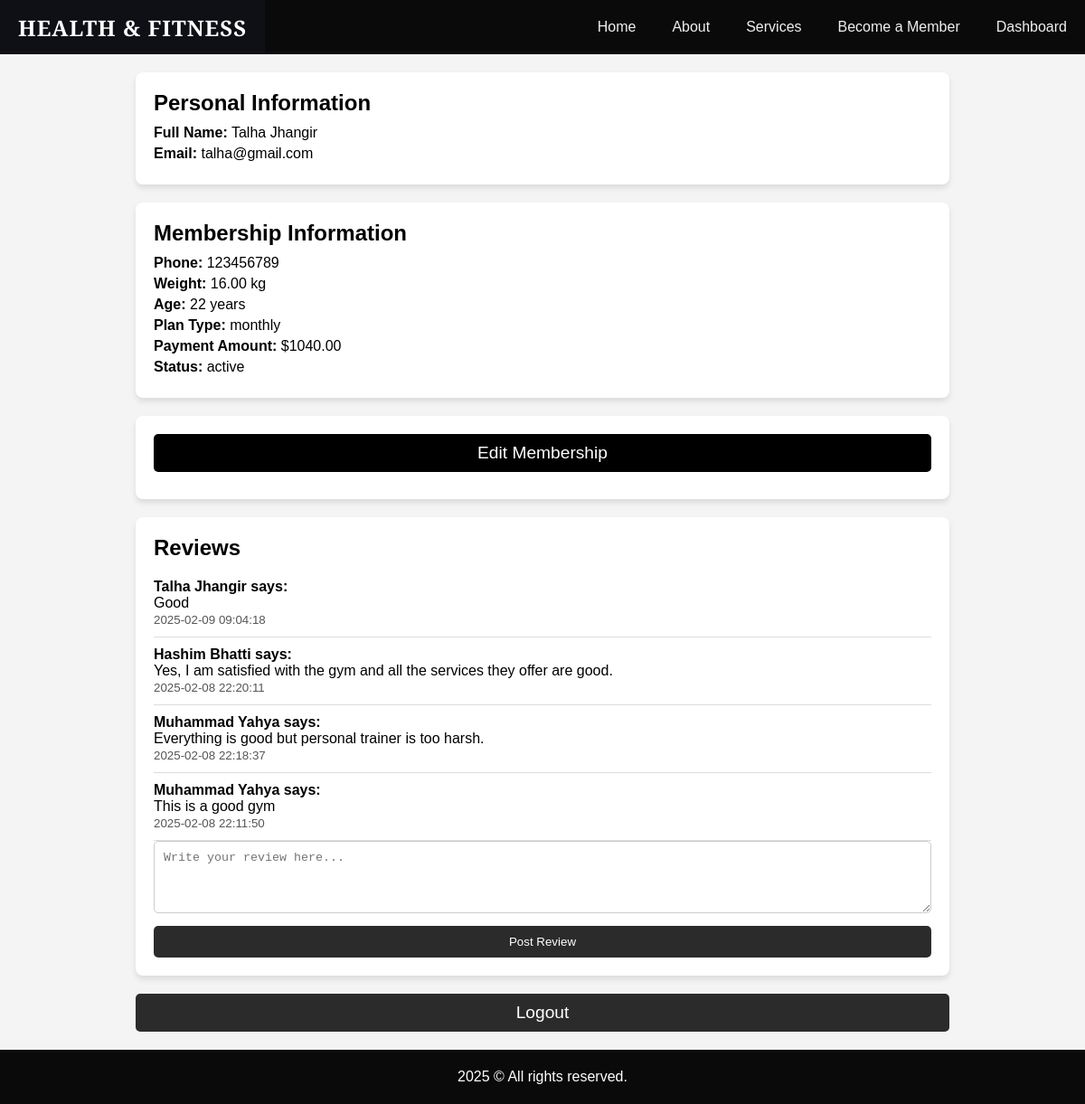
The app's page /dashboard.php (signed in) with its own data.
### tables this page shows
CREATE TABLE `users` (
  `id` int(11) NOT NULL,
  `full_name` varchar(100) NOT NULL,
  `email` varchar(100) NOT NULL,
  `hashed_password` varchar(255) NOT NULL,
  `created_at` timestamp NOT NULL DEFAULT current_timestamp()
);

CREATE TABLE `memberships` (
  `id` int(11) NOT NULL,
  `user_id` int(11) NOT NULL,
  `phone` varchar(15) NOT NULL,
  `weight_kg` decimal(5,2) NOT NULL,
  `age` int(11) NOT NULL,
  `plan_type` enum('monthly','yearly') NOT NULL,
  `start_date` date NOT NULL,
  `end_date` date NOT NULL,
  `status` enum('active','expired') DEFAULT 'active',
  `created_at` timestamp NOT NULL DEFAULT current_timestamp()
);

CREATE TABLE `payments` (
  `id` int(11) NOT NULL,
  `user_id` int(11) NOT NULL,
  `amount` decimal(10,2) NOT NULL,
  `payment_status` enum('pending','paid','failed') DEFAULT 'pending',
  `payment_date` timestamp NOT NULL DEFAULT current_timestamp()
);

CREATE TABLE `reviews` (
  `id` int(11) NOT NULL,
  `user_id` int(11) NOT NULL,
  `review` text NOT NULL,
  `created_at` timestamp NOT NULL DEFAULT current_timestamp()
);

### public/dashboard.php (the view, shortened to what this page needs)
<?php
include('../includes/config.php');
$user_id = $_SESSION['user_id'];
$query = "SELECT * FROM users WHERE id = ?";
$stmt = $pdo->prepare($query);
$stmt->bindParam(1, $user_id, PDO::PARAM_INT);
$stmt->execute();
$user = $stmt->fetch(PDO::FETCH_ASSOC);
$query_membership = "SELECT * FROM memberships WHERE user_id = ?";
$stmt_membership = $pdo->prepare($query_membership);
$stmt_membership->bindParam(1, $user_id, PDO::PARAM_INT);
$stmt_membership->execute();
$membership = $stmt_membership->fetch(PDO::FETCH_ASSOC);
$query_payment = "SELECT amount FROM payments WHERE user_id = ? ORDER BY payment_date DESC LIMIT 1";
$stmt_payment = $pdo->prepare($query_payment);
$stmt_payment->bindParam(1, $user_id, PDO::PARAM_INT);
$stmt_payment->execute();
$payment = $stmt_payment->fetch(PDO::FETCH_ASSOC);
$query_reviews = "SELECT reviews.*, users.full_name FROM reviews LEFT JOIN users ON reviews.user_id = users.id ORDER BY reviews.created_at DESC";
$stmt_reviews = $pdo->prepare($query_reviews);
$stmt_reviews->execute();
$reviews = $stmt_reviews->fetchAll(PDO::FETCH_ASSOC);
include('../includes/header.php');
?>
<!DOCTYPE html>
<html lang="en">
<head>
   <link rel="stylesheet" href="assets/css/dashboard.css">
</head>
<body>
   <div class="dashboard-container">
     <div class="content-wrapper">
       <div class="card">
         <h2>Personal Information</h2>
         <p><strong>Full Name:</strong> <?php echo htmlspecialchars($user['full_name']); ?></p>
         <p><strong>Email:</strong> <?php echo htmlspecialchars($user['email']); ?></p>
       </div>
       <?php if ($membership): ?>
         <div class="card">
           <h2>Membership Information</h2>
           <p><strong>Phone:</strong> <?php echo htmlspecialchars($membership['phone']); ?></p>
           <p><strong>Weight:</strong> <?php echo htmlspecialchars($membership['weight_kg']); ?> kg</p>
           <p><strong>Age:</strong> <?php echo htmlspecialchars($membership['age']); ?> years</p>
           <p><strong>Plan Type:</strong> <?php echo htmlspecialchars($membership['plan_type']); ?></p>
           <?php if ($payment): ?>
              <p><strong>Payment Amount:</strong> $<?php echo htmlspecialchars($payment['amount']); ?></p>
           <?php else: ?>
              <p><strong>Payment Amount:</strong> Not available</p>
           <?php endif; ?>
           <p><strong>Status:</strong> <?php echo htmlspecialchars($membership['status']); ?></p>
         </div>
         <div class="card">
           <button class="edit-btn" onclick="toggleEdit()">Edit Membership</button>
         </div>
       <?php endif; ?>
       <div class="card reviews-card">
         <h2>Reviews</h2>
         <?php if (count($reviews) > 0): ?>
            <?php foreach ($reviews as $review): ?>
              <div class="review">
                 <?php if (!empty($review['full_name'])): ?>
                   <p><strong><?php echo htmlspecialchars($review['full_name']); ?> says:</strong></p>
                 <?php else: ?>
                   <p><strong>Anonymous says:</strong></p>
                 <?php endif; ?>
                 <p><?php echo htmlspecialchars($review['review']); ?></p>
                 <small><?php echo htmlspecialchars($review['created_at']); ?></small>
              </div>
            <?php endforeach; ?>
         <?php else: ?>
            <p>No reviews available.</p>
         <?php endif; ?>
         <form action="../actions/process_postreview.php" method="POST" class="review-form">
           <textarea name="review" placeholder="Write your review here..." required></textarea>
           <button type="submit">Post Review</button>
         </form>
       </div>
       <form action="../actions/process_logout.php" method="POST">
         <button type="submit" class="logout-btn">Logout</button>
       </form>
     </div>
   </div>
   <?php include('../includes/footer.php'); ?>
</body>
</html>

### includes/header.php (shortened to what this page needs)
<!DOCTYPE html>
<html lang="en">
<head>
  <link rel="stylesheet" href="assets/css/header.css">
</head>
<body>
  <nav>
    <div class="links-container">
      <a class="home-link" href="index.php">Health & Fitness</a>
      <a href="index.php">Home</a>
      <a href="about.php">About</a>
      <a href="services.php">Services</a>
      <a href="register.php">Become a Member</a>
      <?php if (isset($_SESSION['user_id'])): ?>
          <a href="dashboard.php">Dashboard</a>
      <?php else: ?>
          <a href="login.php">Login</a>
      <?php endif; ?>
    </div>
  </nav>
</body>
</html>

### includes/footer.php (shortened to what this page needs)
<!DOCTYPE html>
<html lang="en">
<head>
    <link rel="stylesheet" href="assets/css/footer.css">
</head>
<body>
    <footer class="footer">
        <p>2025 &copy; All rights reserved.</p>
    </footer>
</body>
</html>

### public/assets/css/header.css (style rules this page uses)
:root { --color-1: #0a0a0a; --text-color: #f0f0f0; --accent-color: #d3d3d3; }
* { margin: 0; padding: 0; }
html { font-size: 12pt; font-family: Poppins, Segoe UI, Tahoma, sans-serif; }
nav { height: 60px; background-color: var(--color-1); display: flex; justify-content: flex-end; align-items: center; }
.links-container { height: 100%; width: 100%; display: flex; flex-direction: row; align-items: center; }
nav a { height: 100%; padding: 0 20px; display: flex; align-items: center; text-decoration: none; color: var(--text-color); }
nav .home-link { margin-right: auto; }
.home-link { font-family: "Playfair Display", serif; font-size: 24px; font-weight: 700; color: #ffffff; text-transform: uppercase; text-decoration: none; letter-spacing: 1px; transition: color 0.3s ease-in-out; }

### public/assets/css/dashboard.css (style rules this page uses)
body { font-family: Arial, sans-serif; background-color: #f4f4f4; margin: 0; padding: 0; display: flex; flex-direction: column; min-height: 100vh; }
.dashboard-container { flex-grow: 1; display: flex; justify-content: center; align-items: center; padding: 20px; min-height: 100vh; }
.content-wrapper { width: 80%; max-width: 900px; }
.card { background-color: white; padding: 20px; margin-bottom: 20px; border-radius: 8px; box-shadow: 0 4px 6px rgba(0, 0, 0, 0.1); }
.card h2 { font-size: 1.5em; margin-bottom: 10px; }
.card p { font-size: 1em; margin-bottom: 5px; }
.edit-btn, .logout-btn { width: 100%; padding: 10px; font-size: 1.2em; border: none; border-radius: 5px; cursor: pointer; }
.edit-btn { background-color: #000000; color: white; margin-bottom: 10px; }
.logout-btn { background-color: #2b2b2b; color: white; }
form input, form select, form textarea { width: 100%; padding: 10px; margin-bottom: 10px; border: 1px solid #ccc; border-radius: 5px; box-sizing: border-box; }
form button { background-color: #2b2b2b; color: white; padding: 10px 20px; border: none; cursor: pointer; border-radius: 5px; width: 100%; }
.reviews-card .review { border-bottom: 1px solid #ddd; padding: 10px 0; }
.reviews-card .review p { margin: 0; font-size: 1em; }
.reviews-card .review small { color: #555; }
.reviews-card .review-form textarea { resize: vertical; min-height: 80px; }

### public/assets/css/footer.css (style rules this page uses)
.footer { background-color: #0a0a0a; color: white; text-align: center; padding: 21px 0; font-size: 16px; width: 100%; position: relative; }

### records on screen
users: full_name "Talha Jhangir", email "talha@gmail.com"
memberships: phone "123456789", weight_kg "16.00", age "22", plan_type "monthly", status "active"
payments: amount "1040.00"
reviews: user.full_name "Talha Jhangir", review "Good", created_at "2025-02-09 09:04:18"
reviews: user.full_name "Hashim Bhatti", review "Yes, I am satisfied with the gym and all the services they offer are good.", created_at "2025-02-08 22:20:11"
reviews: user.full_name "Muhammad Yahya", review "Everything is good but personal trainer is too harsh.", created_at "2025-02-08 22:18:37"
reviews: user.full_name "Muhammad Yahya", review "This is a good gym", created_at "2025-02-08 22:11:50"
